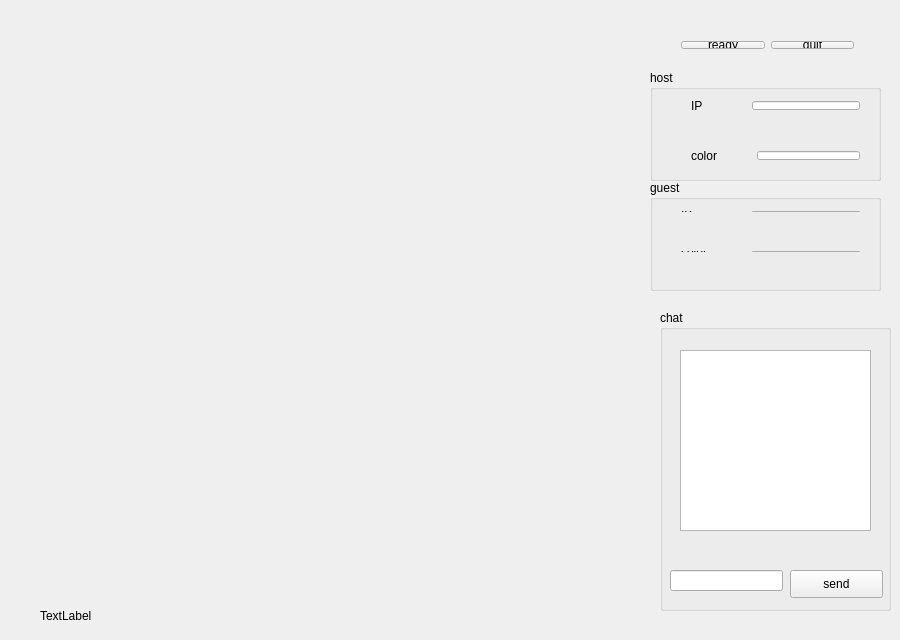
<?xml version="1.0" encoding="UTF-8"?>
<ui version="4.0">
 <class>GameStatus</class>
 <widget class="QWidget" name="GameStatus">
  <property name="geometry">
   <rect>
    <x>0</x>
    <y>0</y>
    <width>900</width>
    <height>640</height>
   </rect>
  </property>
  <property name="windowTitle">
   <string>游戏界面</string>
  </property>
  <widget class="QLabel" name="gameStatus_client_LB">
   <property name="geometry">
    <rect>
     <x>40</x>
     <y>600</y>
     <width>361</width>
     <height>31</height>
    </rect>
   </property>
   <property name="text">
    <string>TextLabel</string>
   </property>
  </widget>
  <widget class="QGroupBox" name="groupBox">
   <property name="geometry">
    <rect>
     <x>660</x>
     <y>310</y>
     <width>231</width>
     <height>301</height>
    </rect>
   </property>
   <property name="title">
    <string>chat</string>
   </property>
   <widget class="QTextEdit" name="chatLog_client_TE">
    <property name="geometry">
     <rect>
      <x>20</x>
      <y>40</y>
      <width>191</width>
      <height>181</height>
     </rect>
    </property>
   </widget>
   <widget class="QLineEdit" name="sendwords_client_LE">
    <property name="geometry">
     <rect>
      <x>10</x>
      <y>260</y>
      <width>113</width>
      <height>21</height>
     </rect>
    </property>
   </widget>
   <widget class="QPushButton" name="send_client_BTN">
    <property name="geometry">
     <rect>
      <x>130</x>
      <y>260</y>
      <width>93</width>
      <height>28</height>
     </rect>
    </property>
    <property name="text">
     <string>send</string>
    </property>
   </widget>
  </widget>
  <widget class="QGroupBox" name="groupBox_2">
   <property name="geometry">
    <rect>
     <x>650</x>
     <y>70</y>
     <width>231</width>
     <height>111</height>
    </rect>
   </property>
   <property name="title">
    <string>host</string>
   </property>
   <widget class="QWidget" name="layoutWidget">
    <property name="geometry">
     <rect>
      <x>30</x>
      <y>70</y>
      <width>191</width>
      <height>31</height>
     </rect>
    </property>
    <layout class="QHBoxLayout" name="horizontalLayout_4">
     <item>
      <widget class="QLabel" name="label_4">
       <property name="text">
        <string>color</string>
       </property>
      </widget>
     </item>
     <item>
      <spacer name="horizontalSpacer_3">
       <property name="orientation">
        <enum>Qt::Horizontal</enum>
       </property>
       <property name="sizeHint" stdset="0">
        <size>
         <width>40</width>
         <height>20</height>
        </size>
       </property>
      </spacer>
     </item>
     <item>
      <widget class="QLineEdit" name="color_me_client_LE"/>
     </item>
    </layout>
   </widget>
   <widget class="QWidget" name="layoutWidget">
    <property name="geometry">
     <rect>
      <x>30</x>
      <y>20</y>
      <width>191</width>
      <height>31</height>
     </rect>
    </property>
    <layout class="QHBoxLayout" name="horizontalLayout_2">
     <item>
      <widget class="QLabel" name="label_2">
       <property name="text">
        <string>IP</string>
       </property>
      </widget>
     </item>
     <item>
      <spacer name="horizontalSpacer">
       <property name="orientation">
        <enum>Qt::Horizontal</enum>
       </property>
       <property name="sizeHint" stdset="0">
        <size>
         <width>40</width>
         <height>20</height>
        </size>
       </property>
      </spacer>
     </item>
     <item>
      <widget class="QLineEdit" name="addr_me_client_LE"/>
     </item>
    </layout>
   </widget>
  </widget>
  <widget class="QGroupBox" name="groupBox_3">
   <property name="geometry">
    <rect>
     <x>650</x>
     <y>180</y>
     <width>231</width>
     <height>111</height>
    </rect>
   </property>
   <property name="title">
    <string>guest</string>
   </property>
   <widget class="QWidget" name="layoutWidget_2">
    <property name="geometry">
     <rect>
      <x>20</x>
      <y>60</y>
      <width>201</width>
      <height>23</height>
     </rect>
    </property>
    <layout class="QHBoxLayout" name="horizontalLayout_5">
     <item>
      <widget class="QLabel" name="label_5">
       <property name="text">
        <string>color</string>
       </property>
      </widget>
     </item>
     <item>
      <spacer name="horizontalSpacer_4">
       <property name="orientation">
        <enum>Qt::Horizontal</enum>
       </property>
       <property name="sizeHint" stdset="0">
        <size>
         <width>40</width>
         <height>20</height>
        </size>
       </property>
      </spacer>
     </item>
     <item>
      <widget class="QLineEdit" name="color_rivar_client_LE"/>
     </item>
    </layout>
   </widget>
   <widget class="QWidget" name="layoutWidget">
    <property name="geometry">
     <rect>
      <x>20</x>
      <y>20</y>
      <width>201</width>
      <height>23</height>
     </rect>
    </property>
    <layout class="QHBoxLayout" name="horizontalLayout_3">
     <item>
      <widget class="QLabel" name="label_3">
       <property name="text">
        <string>IP</string>
       </property>
      </widget>
     </item>
     <item>
      <spacer name="horizontalSpacer_2">
       <property name="orientation">
        <enum>Qt::Horizontal</enum>
       </property>
       <property name="sizeHint" stdset="0">
        <size>
         <width>40</width>
         <height>20</height>
        </size>
       </property>
      </spacer>
     </item>
     <item>
      <widget class="QLineEdit" name="addr_rivar_client_LE"/>
     </item>
    </layout>
   </widget>
  </widget>
  <widget class="QWidget" name="layoutWidget">
   <property name="geometry">
    <rect>
     <x>670</x>
     <y>30</y>
     <width>195</width>
     <height>30</height>
    </rect>
   </property>
   <layout class="QHBoxLayout" name="horizontalLayout">
    <item>
     <widget class="QPushButton" name="gameReady_client_BTN">
      <property name="text">
       <string>ready</string>
      </property>
     </widget>
    </item>
    <item>
     <widget class="QPushButton" name="quit_client_BTN">
      <property name="text">
       <string>quit</string>
      </property>
     </widget>
    </item>
   </layout>
  </widget>
 </widget>
 <layoutdefault spacing="6" margin="11"/>
 <resources/>
 <connections/>
</ui>
